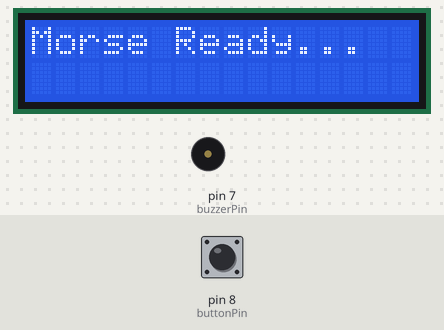
Simulated run of this sketch. Board: Arduino Uno, built with avr-gcc and run on an emulated ATmega328P. Shown: 16×2 character LCD, buzzer (waves = sounding). The test bench sets the inputs (shaded band); at power-on: pin 8 (buttonPin) HIGH.

Above: at 1.2 s.
1.3 s: pin 8 (buttonPin) pulled LOW for 0.15 s
At 2.5 s:
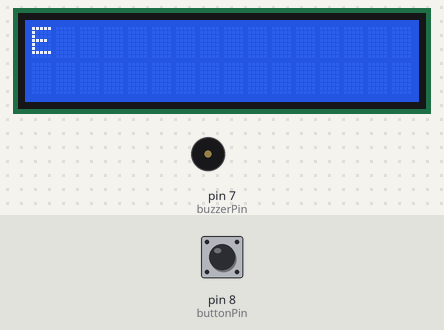
3.6 s: pin 8 (buttonPin) pulled LOW for 1 s
At 6.5 s:
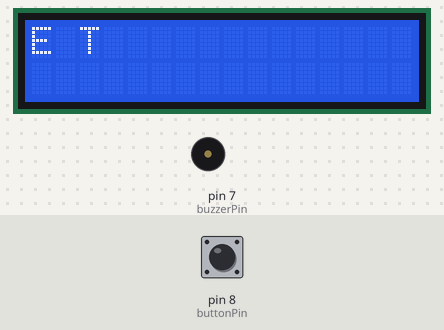
6.8 s: pin 8 (buttonPin) pulled LOW for 0.15 s
At 8.0 s:
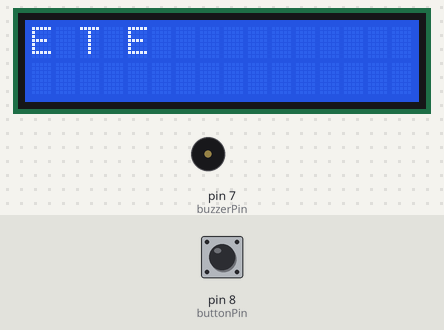
9.1 s: pin 8 (buttonPin) pulled LOW for 3.2 s
At 14.0 s:
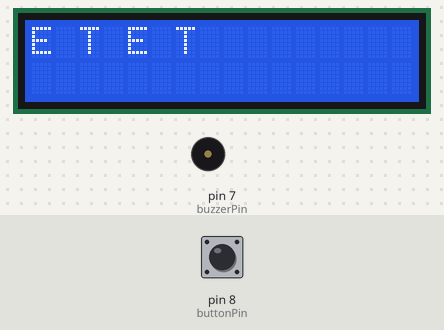
14.5 s: pin 8 (buttonPin) pulled LOW for 0.15 s
At 16.4 s:
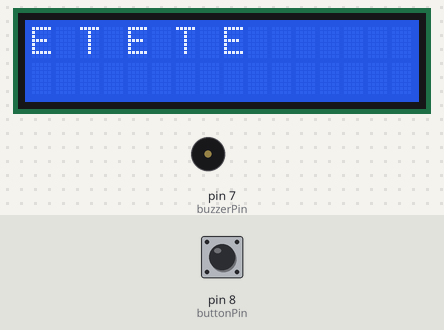
16.8 s: pin 8 (buttonPin) pulled LOW for 1 s
At 19.5 s:
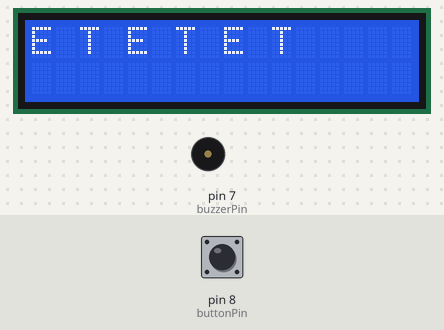
Timing chart, 0 to 21.0 s (numbered marks = the images above; inputs shaded):
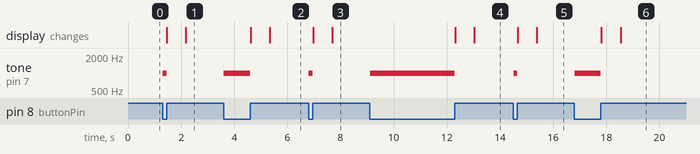

The sketch:

morse_code.ino
```cpp
#include <Wire.h>
#include <LiquidCrystal_I2C.h>

// LCD setup
LiquidCrystal_I2C lcd(0x27, 16, 2);

// Pins
const int buttonPin = 8;
const int buzzerPin = 7;

unsigned long pressStart = 0;
bool isPressing = false;
String morseChar = "";
String translatedText = "";
unsigned long lastReleaseTime = 0;

// Morse dictionary
String morseCodes[] = {
  ".-", "-...", "-.-.", "-..", ".", "..-.", "--.",
  "....", "..", ".---", "-.-", ".-..", "--", "-.",
  "---", ".--.", "--.-", ".-.", "...", "-", "..-",
  "...-", ".--", "-..-", "-.--", "--.."
};

char alphabet[] = {
  'A', 'B', 'C', 'D', 'E', 'F', 'G',
  'H', 'I', 'J', 'K', 'L', 'M', 'N',
  'O', 'P', 'Q', 'R', 'S', 'T', 'U',
  'V', 'W', 'X', 'Y', 'Z'
};

void setup() {
  pinMode(buttonPin, INPUT_PULLUP);
  pinMode(buzzerPin, OUTPUT);
  lcd.init();
  lcd.backlight();
  lcd.setCursor(0, 0);
  lcd.print("Morse Ready...");
}

void loop() {
  int buttonState = digitalRead(buttonPin);
  unsigned long currentMillis = millis();

  // When button is pressed
  if (buttonState == LOW && !isPressing) {
    delay(10); // Debounce
    if (digitalRead(buttonPin) == LOW) {
      isPressing = true;
      pressStart = currentMillis;
      tone(buzzerPin, 1000);
    }
  }

  // When button is released
  if (buttonState == HIGH && isPressing) {
    isPressing = false;
    noTone(buzzerPin);
    unsigned long pressDuration = currentMillis - pressStart;

    // Ignore very short presses (<30ms)
    if (pressDuration < 30) return;

    if (pressDuration < 300) {
      morseChar += ".";
    } else {
      morseChar += "-";
    }

    // Show current Morse character on line 2
    lcd.setCursor(0, 1);
    lcd.print("                ");
    lcd.setCursor(0, 1);
    lcd.print(morseChar);

    lastReleaseTime = currentMillis;
  }

  // Handle end of letter
  if (!isPressing && morseChar.length() > 0 && currentMillis - lastReleaseTime > 700) {
    char letter = decodeMorse(morseChar);
    translatedText += letter;
    morseChar = "";

    // Clear line 2
    lcd.setCursor(0, 1);
    lcd.print("                ");

    // Update line 1 with translated text
    lcd.setCursor(0, 0);
    lcd.print("                ");
    lcd.setCursor(0, 0);
    lcd.print(translatedText);
  }

  // Handle word spacing if long pause and no current Morse char
  if (!isPressing && morseChar.length() == 0 &&
      translatedText.length() > 0 && currentMillis - lastReleaseTime > 1500) {
    // Add space only if last character isn't already a space
    if (translatedText[translatedText.length() - 1] != ' ') {
      translatedText += ' ';
      lcd.setCursor(0, 0);
      lcd.print("                ");
      lcd.setCursor(0, 0);
      lcd.print(translatedText);
    }
  }
}

// Convert Morse string to alphabet letter
char decodeMorse(String code) {
  for (int i = 0; i < 26; i++) {
    if (morseCodes[i] == code) {
      return alphabet[i];
    }
  }
  return '?'; // Unknown code
}
```

Measured:
- after the input at 1.3 s, tone on pin 7 (buzzerPin): silent → 1000 Hz at once, → silent 0.14 s later; the display: first changes after 0.17 s (image 1 shows a later state)
- after the input at 3.6 s, tone on pin 7 (buzzerPin): silent → 1000 Hz at once, → silent 0.99 s later; the display: first changes after 1.0 s (image 2 shows a later state)
- after the input at 6.8 s, tone on pin 7 (buzzerPin): silent → 1000 Hz at once, → silent 0.14 s later; the display: first changes after 0.17 s (image 3 shows a later state)
- after the input at 9.1 s, tone on pin 7 (buzzerPin): silent → 1000 Hz at once, → silent 3.2 s later; the display: first changes after 3.2 s (image 4 shows a later state)
- after the input at 14.5 s, tone on pin 7 (buzzerPin): silent → 1000 Hz at once, → silent 0.14 s later; the display: first changes after 0.17 s (image 5 shows a later state)
- after the input at 16.8 s, tone on pin 7 (buzzerPin): silent → 1000 Hz at once, → silent 0.99 s later; the display: first changes after 1.0 s (image 6 shows a later state)
